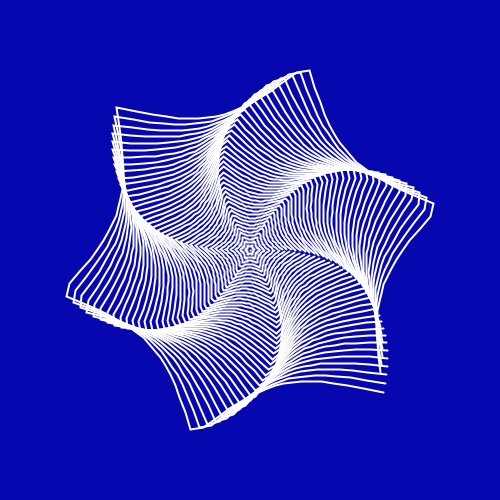
Frame 1 (no input)
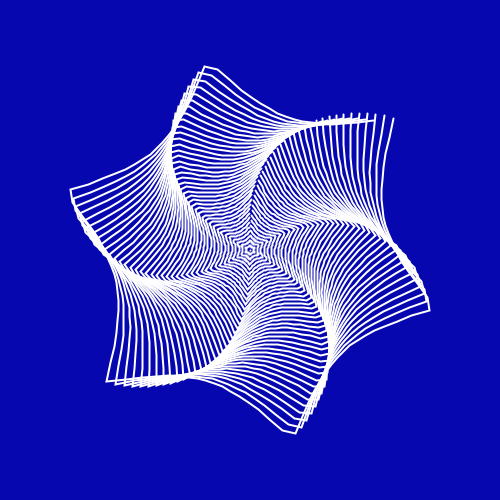
Frame 60 (the mouse pressed at the canvas centre just before this capture)
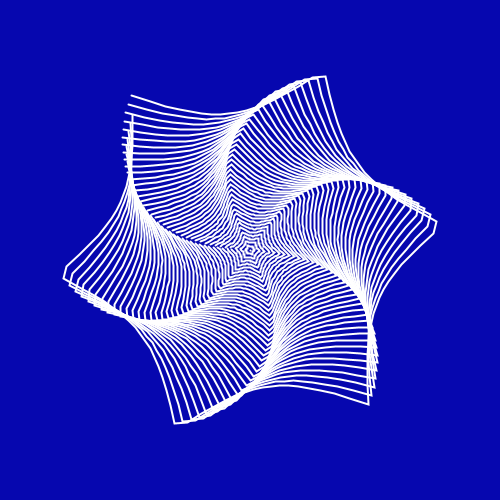
Frame 120 (the mouse held since frame 60 and released just before this capture)

The Processing sketch that drew these frames (run headless with seeded random() and noise(); from frame 60 on, the mouse is pressed at the canvas centre):

// Processing sketch: sketch_02102017
// ── sketch_02102017.pde
Flower[] flower = new Flower[40];
float angle = 0;
float speed = 0.08;
float a = 0;
void setup(){
  size(500,500);
  smooth();
  noFill();
  stroke(255);
  strokeWeight(2);
  for(int i = 0 ; i < flower.length; i++){
    angle+=0.001;
    flower[i] = new Flower(i, angle);
  }
}




void draw(){
  background(6,7,175);
  translate(width/2, height/2);
  rotate(a);
  for(int i = 0 ; i < flower.length; i++){
    flower[i].display();
  }
  a = a + speed;
}
// ── Flower.pde
class Flower{
  float n1 = 1, n2 = 1, n3 = 1, m = 6, a = 1, b = 1;
  float total = 100;
  float increment = TWO_PI / total;
  int R;
  float angle;
  Flower(int _rayon, float _angle){
   R = _rayon * 5;
   angle = _angle;
  }
  
  float supershape(float theta){
    
    float part1 = (1 / a) * cos(theta * m / 4);
    part1 = abs(part1);
    part1 = pow(part1, n2);
    
    float part2 = (1 / b) * sin(theta * m / 4);
    part2 = abs(part2);
    part2 = pow(part2, n3);
    
    float part3 = pow(part1 + part2, 1/n1);
    
    if(part3 == 0){
      return 0;
    }
    
    return (1/part3);
  }
  
  void display(){
    rotate(angle);
    beginShape();
    for(float angle = 0; angle < TWO_PI; angle+=increment){
      float r = supershape(angle);
      float x = R * r * cos(angle);
      float y = R * r * sin(angle);
      vertex(x,y);
    }
    endShape();
  }
}
